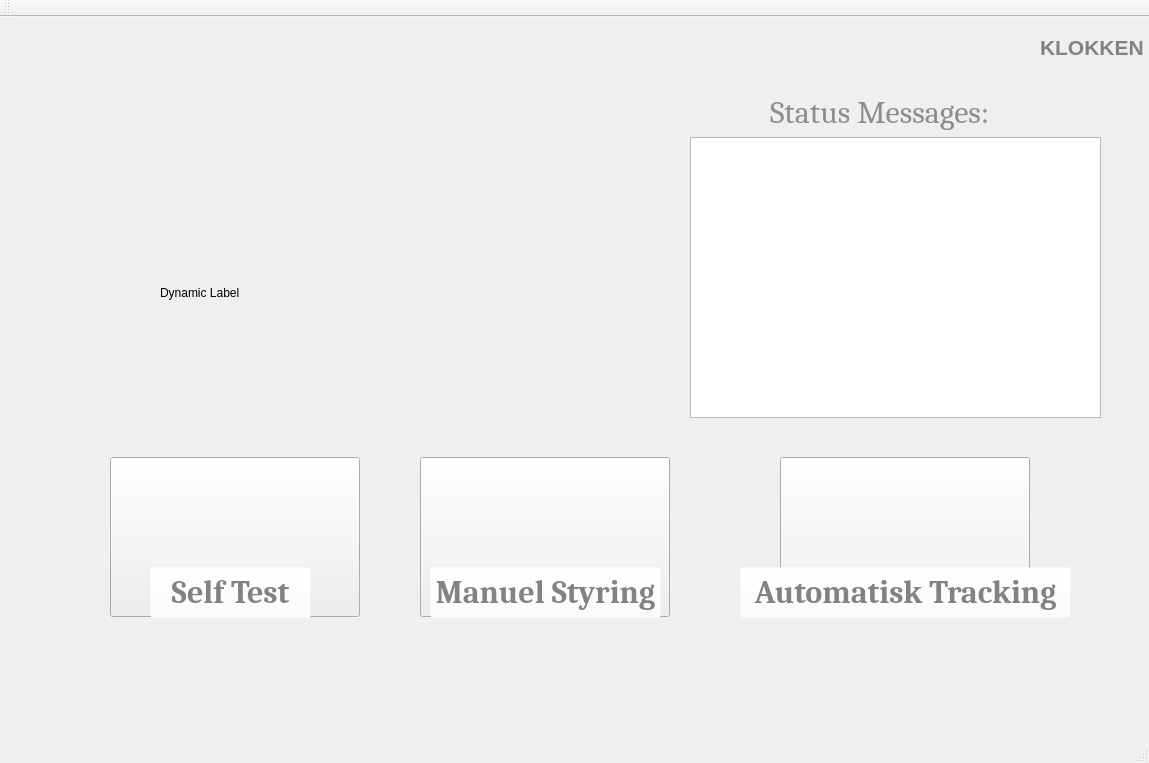
<?xml version="1.0" encoding="UTF-8"?>
<ui version="4.0">
 <class>MainWindow</class>
 <widget class="QMainWindow" name="MainWindow">
  <property name="geometry">
   <rect>
    <x>0</x>
    <y>0</y>
    <width>1149</width>
    <height>763</height>
   </rect>
  </property>
  <property name="windowTitle">
   <string>G.U.N.S.H.O.W</string>
  </property>
  <property name="windowIcon">
   <iconset theme="icon">
    <normaloff>.</normaloff>.</iconset>
  </property>
  <widget class="QWidget" name="centralWidget">
   <widget class="QPushButton" name="pushButton_AutomatiskTracking">
    <property name="geometry">
     <rect>
      <x>780</x>
      <y>440</y>
      <width>250</width>
      <height>160</height>
     </rect>
    </property>
    <property name="font">
     <font>
      <pointsize>20</pointsize>
     </font>
    </property>
    <property name="styleSheet">
     <string notr="true">border-image: url(:/icon-automatisk-tracking.PNG);</string>
    </property>
    <property name="text">
     <string/>
    </property>
   </widget>
   <widget class="QPushButton" name="pushButton_Selftest">
    <property name="geometry">
     <rect>
      <x>110</x>
      <y>440</y>
      <width>250</width>
      <height>160</height>
     </rect>
    </property>
    <property name="font">
     <font>
      <pointsize>20</pointsize>
     </font>
    </property>
    <property name="styleSheet">
     <string notr="true">border-image: url(:/icon-self-test.png);
</string>
    </property>
    <property name="text">
     <string/>
    </property>
   </widget>
   <widget class="QPushButton" name="pushButton_ManuelStyring">
    <property name="geometry">
     <rect>
      <x>420</x>
      <y>440</y>
      <width>250</width>
      <height>160</height>
     </rect>
    </property>
    <property name="font">
     <font>
      <pointsize>20</pointsize>
     </font>
    </property>
    <property name="styleSheet">
     <string notr="true">border-image: url(:/icon-manuel-styring.PNG);</string>
    </property>
    <property name="text">
     <string/>
    </property>
   </widget>
   <widget class="QLabel" name="label_nondynamic">
    <property name="geometry">
     <rect>
      <x>770</x>
      <y>60</y>
      <width>240</width>
      <height>71</height>
     </rect>
    </property>
    <property name="font">
     <font>
      <family>Cambria</family>
      <pointsize>24</pointsize>
     </font>
    </property>
    <property name="styleSheet">
     <string notr="true">color: rgb(141, 141, 141)</string>
    </property>
    <property name="text">
     <string>Status Messages:</string>
    </property>
    <property name="scaledContents">
     <bool>false</bool>
    </property>
   </widget>
   <widget class="QLabel" name="label_dynamic">
    <property name="geometry">
     <rect>
      <x>160</x>
      <y>220</y>
      <width>521</width>
      <height>111</height>
     </rect>
    </property>
    <property name="layoutDirection">
     <enum>Qt::LeftToRight</enum>
    </property>
    <property name="autoFillBackground">
     <bool>false</bool>
    </property>
    <property name="text">
     <string>Dynamic Label</string>
    </property>
   </widget>
   <widget class="QTextEdit" name="textEdit">
    <property name="geometry">
     <rect>
      <x>690</x>
      <y>120</y>
      <width>411</width>
      <height>281</height>
     </rect>
    </property>
    <property name="font">
     <font>
      <family>Cambria</family>
      <pointsize>24</pointsize>
      <weight>75</weight>
      <bold>true</bold>
     </font>
    </property>
    <property name="styleSheet">
     <string notr="true">border-image: url();</string>
    </property>
   </widget>
   <widget class="QPushButton" name="pushButton">
    <property name="geometry">
     <rect>
      <x>150</x>
      <y>550</y>
      <width>161</width>
      <height>51</height>
     </rect>
    </property>
    <property name="font">
     <font>
      <family>Cambria</family>
      <pointsize>24</pointsize>
      <weight>75</weight>
      <bold>true</bold>
     </font>
    </property>
    <property name="styleSheet">
     <string notr="true">background-color: rgba(255, 255, 255, 0);
color: rgb(130, 130, 130)
</string>
    </property>
    <property name="text">
     <string>Self Test</string>
    </property>
   </widget>
   <widget class="QPushButton" name="pushButton_2">
    <property name="geometry">
     <rect>
      <x>430</x>
      <y>550</y>
      <width>231</width>
      <height>51</height>
     </rect>
    </property>
    <property name="font">
     <font>
      <family>Cambria</family>
      <pointsize>24</pointsize>
      <weight>75</weight>
      <bold>true</bold>
     </font>
    </property>
    <property name="styleSheet">
     <string notr="true">background-color: rgba(255, 255, 255, 0);
color: rgb(130, 130, 130)
</string>
    </property>
    <property name="text">
     <string>Manuel Styring</string>
    </property>
   </widget>
   <widget class="QPushButton" name="pushButton_3">
    <property name="geometry">
     <rect>
      <x>740</x>
      <y>550</y>
      <width>331</width>
      <height>51</height>
     </rect>
    </property>
    <property name="font">
     <font>
      <family>Cambria</family>
      <pointsize>24</pointsize>
      <weight>75</weight>
      <bold>true</bold>
     </font>
    </property>
    <property name="styleSheet">
     <string notr="true">background-color: rgba(255, 255, 255, 0);
color: rgb(130, 130, 130)
</string>
    </property>
    <property name="text">
     <string>Automatisk Tracking</string>
    </property>
   </widget>
   <widget class="QLabel" name="Digital_clock">
    <property name="geometry">
     <rect>
      <x>1040</x>
      <y>10</y>
      <width>151</width>
      <height>41</height>
     </rect>
    </property>
    <property name="font">
     <font>
      <pointsize>16</pointsize>
      <weight>75</weight>
      <bold>true</bold>
     </font>
    </property>
    <property name="toolTip">
     <string>&lt;html&gt;&lt;head/&gt;&lt;body&gt;&lt;p&gt;&lt;span style=&quot; font-size:12pt;&quot;&gt;Ur&lt;/span&gt;&lt;/p&gt;&lt;/body&gt;&lt;/html&gt;</string>
    </property>
    <property name="styleSheet">
     <string notr="true">color: rgb(130, 130, 130)</string>
    </property>
    <property name="text">
     <string>KLOKKEN</string>
    </property>
   </widget>
   <zorder>pushButton_Selftest</zorder>
   <zorder>pushButton_AutomatiskTracking</zorder>
   <zorder>pushButton_ManuelStyring</zorder>
   <zorder>label_nondynamic</zorder>
   <zorder>label_dynamic</zorder>
   <zorder>textEdit</zorder>
   <zorder>pushButton</zorder>
   <zorder>pushButton_2</zorder>
   <zorder>pushButton_3</zorder>
   <zorder>Digital_clock</zorder>
  </widget>
  <widget class="QMenuBar" name="menuBar">
   <property name="geometry">
    <rect>
     <x>0</x>
     <y>0</y>
     <width>1149</width>
     <height>21</height>
    </rect>
   </property>
  </widget>
  <widget class="QToolBar" name="mainToolBar">
   <attribute name="toolBarArea">
    <enum>TopToolBarArea</enum>
   </attribute>
   <attribute name="toolBarBreak">
    <bool>false</bool>
   </attribute>
  </widget>
  <widget class="QStatusBar" name="statusBar"/>
 </widget>
 <layoutdefault spacing="6" margin="11"/>
 <resources/>
 <connections>
  <connection>
   <sender>pushButton_AutomatiskTracking</sender>
   <signal>clicked()</signal>
   <receiver>MainWindow</receiver>
   <slot>ButtonClicked_AutoTracking()</slot>
   <hints>
    <hint type="sourcelabel">
     <x>780</x>
     <y>473</y>
    </hint>
    <hint type="destinationlabel">
     <x>807</x>
     <y>453</y>
    </hint>
   </hints>
  </connection>
  <connection>
   <sender>pushButton_ManuelStyring</sender>
   <signal>clicked()</signal>
   <receiver>MainWindow</receiver>
   <slot>ButtonClicked_ManuelStyring()</slot>
   <hints>
    <hint type="sourcelabel">
     <x>420</x>
     <y>473</y>
    </hint>
    <hint type="destinationlabel">
     <x>436</x>
     <y>449</y>
    </hint>
   </hints>
  </connection>
  <connection>
   <sender>pushButton_Selftest</sender>
   <signal>clicked()</signal>
   <receiver>MainWindow</receiver>
   <slot>ButtonClicked_Selftest()</slot>
   <hints>
    <hint type="sourcelabel">
     <x>110</x>
     <y>473</y>
    </hint>
    <hint type="destinationlabel">
     <x>145</x>
     <y>415</y>
    </hint>
   </hints>
  </connection>
  <connection>
   <sender>pushButton</sender>
   <signal>clicked()</signal>
   <receiver>MainWindow</receiver>
   <slot>ButtonClicked_Selftest()</slot>
   <hints>
    <hint type="sourcelabel">
     <x>224</x>
     <y>609</y>
    </hint>
    <hint type="destinationlabel">
     <x>174</x>
     <y>431</y>
    </hint>
   </hints>
  </connection>
  <connection>
   <sender>pushButton_2</sender>
   <signal>clicked()</signal>
   <receiver>MainWindow</receiver>
   <slot>ButtonClicked_ManuelStyring()</slot>
   <hints>
    <hint type="sourcelabel">
     <x>516</x>
     <y>602</y>
    </hint>
    <hint type="destinationlabel">
     <x>541</x>
     <y>425</y>
    </hint>
   </hints>
  </connection>
  <connection>
   <sender>pushButton_3</sender>
   <signal>clicked()</signal>
   <receiver>MainWindow</receiver>
   <slot>ButtonClicked_AutoTracking()</slot>
   <hints>
    <hint type="sourcelabel">
     <x>900</x>
     <y>617</y>
    </hint>
    <hint type="destinationlabel">
     <x>996</x>
     <y>460</y>
    </hint>
   </hints>
  </connection>
 </connections>
 <slots>
  <slot>ButtonClicked_Selftest()</slot>
  <slot>ButtonClicked_ManuelStyring()</slot>
  <slot>ButtonClicked_AutoTracking()</slot>
 </slots>
</ui>
